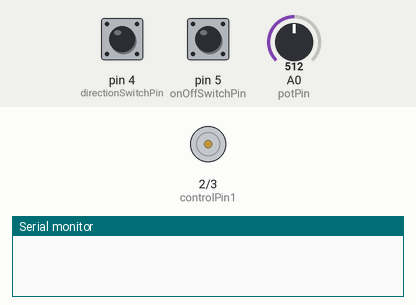
Simulated run of this sketch. Board: Arduino Uno, built with avr-gcc and run on an emulated ATmega328P. Parts: motor-driver pin pairs drawn as motors (green arrow = first pin HIGH = forward, orange = second pin HIGH = backward, longer = more drive, scaled by the enable pin), the last lines printed to the serial monitor. Inputs (shaded band) come from the test bench; at power-on: pin 4 (directionSwitchPin) LOW, pin 5 (onOffSwitchPin) LOW, A0 (potPin) = 512.

Above: at 1.2 s.
1.3 s: pin 4 (directionSwitchPin) pulled HIGH for 0.15 s
2.9 s: pin 5 (onOffSwitchPin) pulled HIGH for 0.15 s
At 3.7 s:
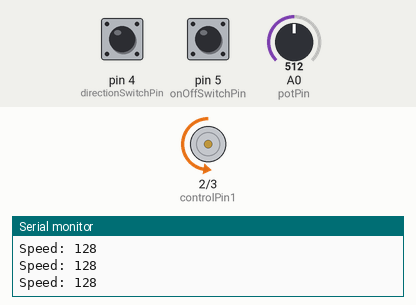
4.5 s: A0 (potPin) set to 122
At 5.0 s:
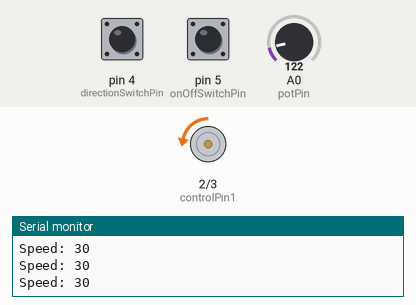
6.0 s: A0 (potPin) set to 716
At 6.5 s:
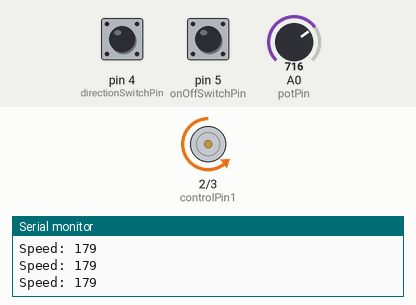
7.5 s: pin 4 (directionSwitchPin) pulled HIGH for 1 s
At 8.2 s:
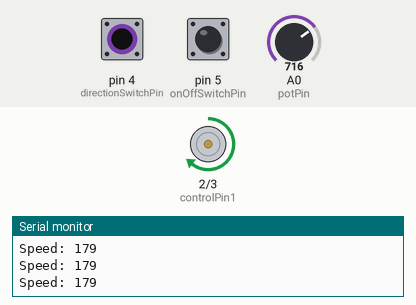
10.0 s: A0 (potPin) set to 306
At 10.5 s:
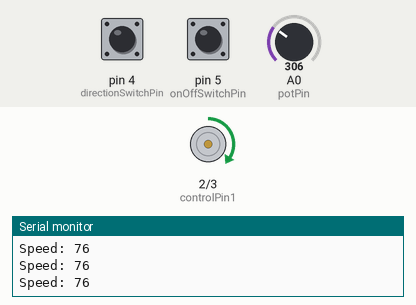
Timing chart, 0 to 12.5 s (numbered marks = the images above; inputs shaded):
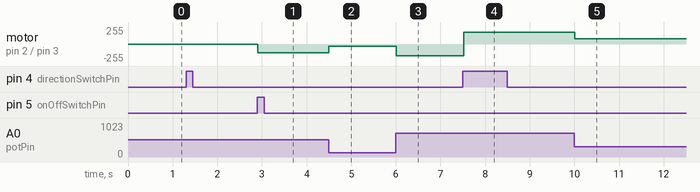

Measured:
- after the input at 2.9 s, motor on pin 2 (controlPin1) / pin 3 (controlPin2): stopped → backward 128/255 at once
- after the input at 4.5 s, motor on pin 2 (controlPin1) / pin 3 (controlPin2): backward 128/255 → backward 30/255 at once
- after the input at 6.0 s, motor on pin 2 (controlPin1) / pin 3 (controlPin2): backward 30/255 → backward 179/255 at once
- after the input at 7.5 s, motor on pin 2 (controlPin1) / pin 3 (controlPin2): backward 179/255 → forward 179/255 at once
- after the input at 10.0 s, motor on pin 2 (controlPin1) / pin 3 (controlPin2): forward 179/255 → forward 76/255 at once

The sketch:

RegulatedMotor.ino
```cpp
const int controlPin1 = 2;
const int controlPin2 = 3;
const int enablePin = 9;
const int directionSwitchPin = 4;
const int onOffSwitchPin = 5;
const int potPin = A0;

int onOff = 0;
int previousOnOff = 0;
int direction = 0;
int previousDirection = 0;

int motorEnabled = 0;
int motorSpeed = 0;
int motorDirection = 1;

void setup() {
  Serial.begin(9600);
  pinMode(directionSwitchPin, INPUT);
  pinMode(onOffSwitchPin, INPUT);
  pinMode(controlPin1, OUTPUT);
  pinMode(controlPin2, OUTPUT);
  pinMode(enablePin, OUTPUT);
  digitalWrite(enablePin, LOW);
}

void loop() {
  delay(10);
  onOff = digitalRead(onOffSwitchPin);
  direction = digitalRead(directionSwitchPin);
  motorSpeed = analogRead(potPin) / 4;

  if (onOff != previousOnOff) {
    if (onOff == HIGH) {
      motorEnabled = motorEnabled == 1 ? 0 : 1;
      if (motorEnabled) {
        Serial.println("Motor On");
      } else {
        Serial.println("Motor Off");
      }
    }
  }

  if (direction != previousDirection) {
    Serial.println("Switch Direction");
    if (direction == HIGH) {
      motorDirection = motorDirection == 1 ? 0 : 1;
    }
  }

  if (motorDirection == 1) {
    digitalWrite(controlPin1, HIGH);
    digitalWrite(controlPin2, LOW);
  } else {
    digitalWrite(controlPin1, LOW);
    digitalWrite(controlPin2, HIGH);
  }

  if (motorEnabled == 1) {
    analogWrite(enablePin, motorSpeed);
    Serial.print("Speed: ");
    Serial.print(motorSpeed);
    Serial.print('\n');
  } else {
    analogWrite(enablePin, 0);
  }
  previousDirection = direction;
  previousOnOff = onOff;
}
```
